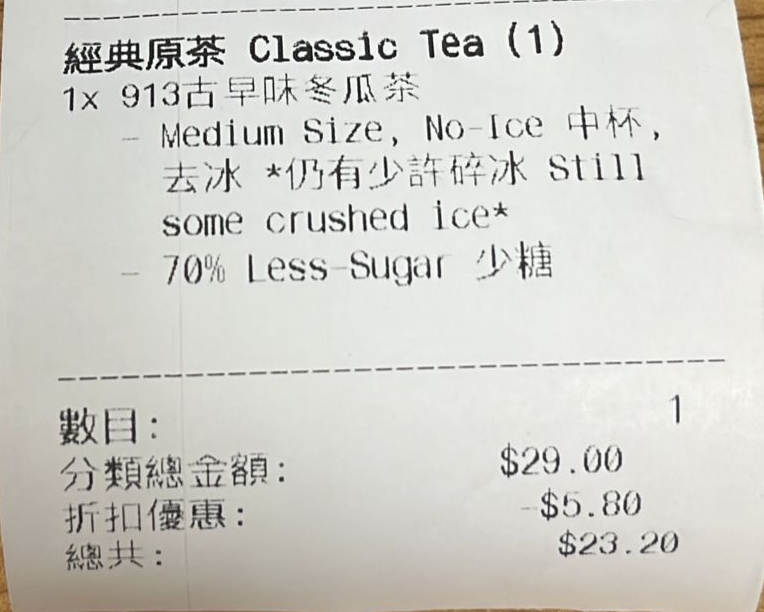
#> input picture testFiles/testPhotos/cropped08.png, 764 x 612 px
$ jupyter execute --allow-errors test2.ipynb   (older library calls are emulated)
#> lines starting #> are read from the running program, lines starting #| are printed output that depends on the picture; after the words box and inside, x2 and y2 are one past the last pixel; in counts of white or black regions, pixels touching at a corner belong together
[cell 1]
import numpy as np
import cv2
import matplotlib.pyplot as plt
import easyocr

from skimage.filters import threshold_local
from PIL import Image

import pytesseract
import re
from pytesseract import Output

file_name = './testPhotos/cropped08.png'
img = Image.open(file_name)
#> img is the input picture: PIL image 764x612 RGBA; mean R, G, B, A 209.3, 208.7, 202.9, 255
img.thumbnail((800,800), Image.ANTIALIAS)
img

[cell 2]
def opencv_resize(image, ratio):
    width = int(image.shape[1] * ratio)
    height = int(image.shape[0] * ratio)
    dim = (width, height)
    print(f"width: {width}, height: {height}, dim: {dim}")
    return cv2.resize(image, dim, interpolation = cv2.INTER_AREA)

[cell 3]
def plot_rgb(image):
    plt.figure(figsize=(16,10))
    return plt.imshow(cv2.cvtColor(image, cv2.COLOR_BGR2RGB))

[cell 4]
def plot_gray(image):
    plt.figure(figsize=(16,10))
    return plt.imshow(image, cmap='Greys_r')

[cell 5]
image = cv2.imread(file_name)
# Downscale image as finding receipt contour is more efficient on a small image
resize_ratio = 500 / image.shape[0]
#> resize_ratio = 0.817
original = image.copy()
image = opencv_resize(image, resize_ratio)
#| width: 624, height: 500, dim: (624, 500)

[cell 6]
# Convert to grayscale for further processing
gray = cv2.cvtColor(image, cv2.COLOR_BGR2GRAY)
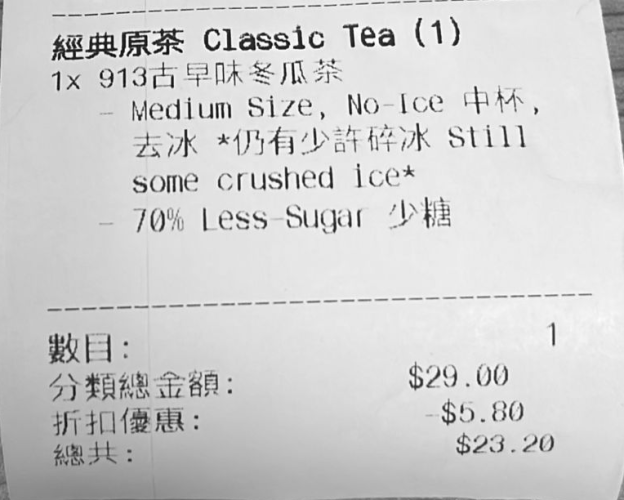
#> gray: shape (500, 624); min 9, max 255, mean 208.2
plot_gray(gray)

[cell 7]
# Get rid of noise with Gaussian Blur filter
blurred = cv2.GaussianBlur(gray, (5, 5), 0)
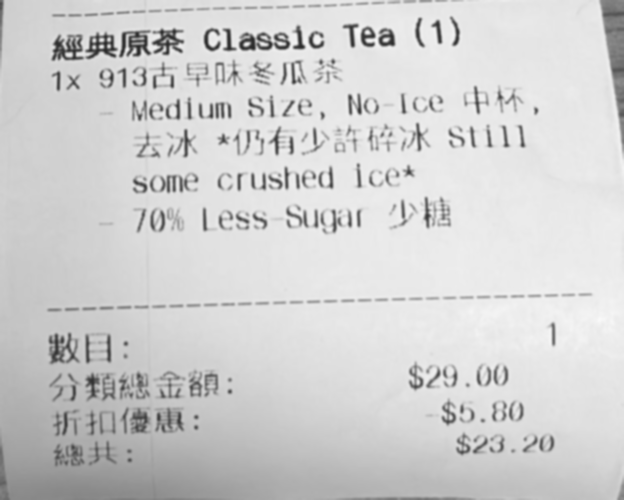
#> blurred: shape (500, 624); min 41, max 249, mean 208.2
plot_gray(blurred)

[cell 8]
# Detect white regions
rectKernel = cv2.getStructuringElement(cv2.MORPH_RECT, (9, 9))
dilated = cv2.dilate(blurred, rectKernel)
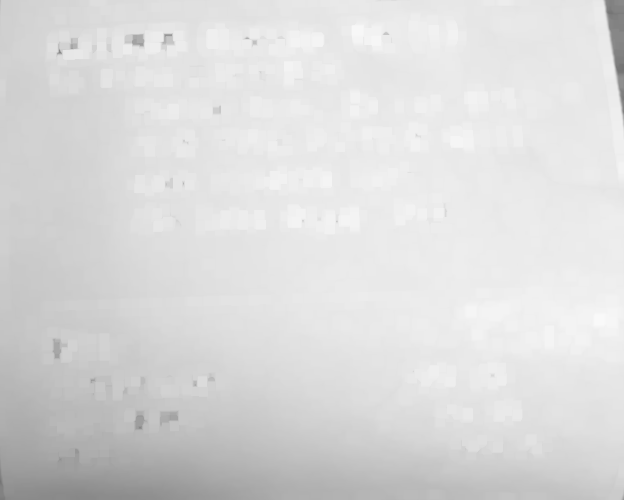
#> dilated: shape (500, 624); min 114, max 249, mean 218.9
plot_gray(dilated)

[cell 9]
edged = cv2.Canny(dilated, 100, 200, apertureSize=3)
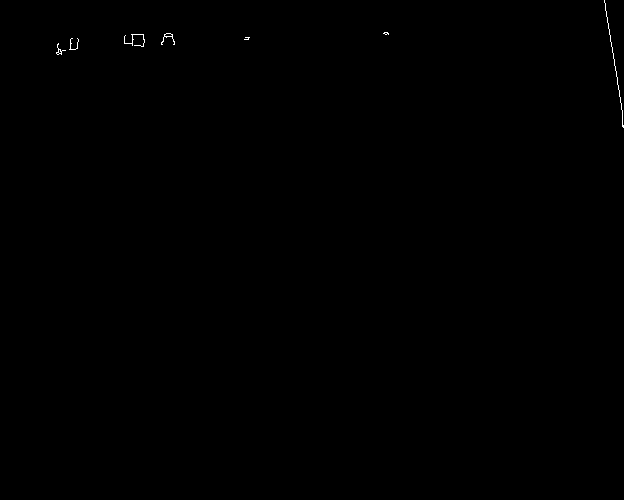
#> edged: shape (500, 624); 0.1% white in thin lines or dots, all inside (x1, y1, x2, y2) = (56, 0, 624, 128)
plot_gray(edged)

# Detect all contours in Canny-edged image
contours, hierarchy = cv2.findContours(edged, cv2.RETR_TREE, cv2.CHAIN_APPROX_SIMPLE)
#> contours = 11 contours, 10 with area under 20; largest, box (x1, y1, x2, y2) and area: (161, 33, 175, 45) 26
image_with_contours = cv2.drawContours(image.copy(), contours, -1, (0,255,0), 3)
plot_rgb(image_with_contours)
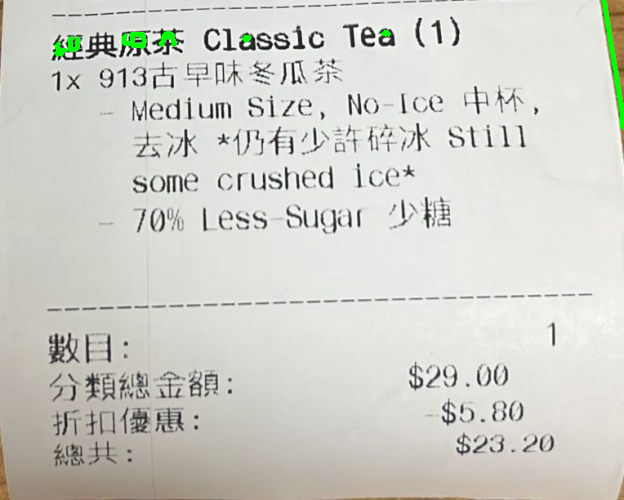
#> shown: shape (500, 624, 3); mean R, G, B 208.8, 209.4, 202.5

[cell 10]
# Get 10 largest contours
largest_contours = sorted(contours, key = cv2.contourArea, reverse = True)[:10]
#> largest_contours = 10 contours, 9 with area under 20; largest, box (x1, y1, x2, y2) and area: (161, 33, 175, 45) 26
image_with_largest_contours = cv2.drawContours(image.copy(), largest_contours, -1, (0,255,0), 3)
plot_rgb(image_with_largest_contours)

[cell 11]
# approximate the contour by a more primitive polygon shape
def approximate_contour(contour):
    peri = cv2.arcLength(contour, True)
    return cv2.approxPolyDP(contour, 0.032 * peri, True)

[cell 12]
# approximate the contour by a more primitive polygon shape
def approximate_contour(contour):
    peri = cv2.arcLength(contour, True)
    return cv2.approxPolyDP(contour, 0.032 * peri, True)

[cell 13]
def get_receipt_contour(contours):
    # loop over the contours
    for c in contours:
        approx = approximate_contour(c)
        # if our approximated contour has four points, we can assume it is receipt's rectangle
        if len(approx) == 4:
            return approx

[cell 14]
get_receipt_contour(largest_contours)
#> the loop in get_receipt_contour, `for c in contours:` made 10 passes
#> approx on pass 10: [[604, 0], [623, 127]]

[cell 15]
receipt_contour = get_receipt_contour(largest_contours)
#> the loop in get_receipt_contour (call 2), `for c in contours:` made 10 passes
image_with_receipt_contour = cv2.drawContours(image.copy(), [receipt_contour], -1, (0, 255, 0), 2)
plot_rgb(image_with_receipt_contour)

receipt_contour = get_receipt_contour(largest_contours)
image_with_receipt_contour = cv2.drawContours(image.copy(), [receipt_contour], -1, (0, 255, 0), 2)
plot_rgb(image_with_receipt_contour)

$ run again, with testFiles/testPhotos/cropped02.png copied over testFiles/testPhotos/cropped08.png
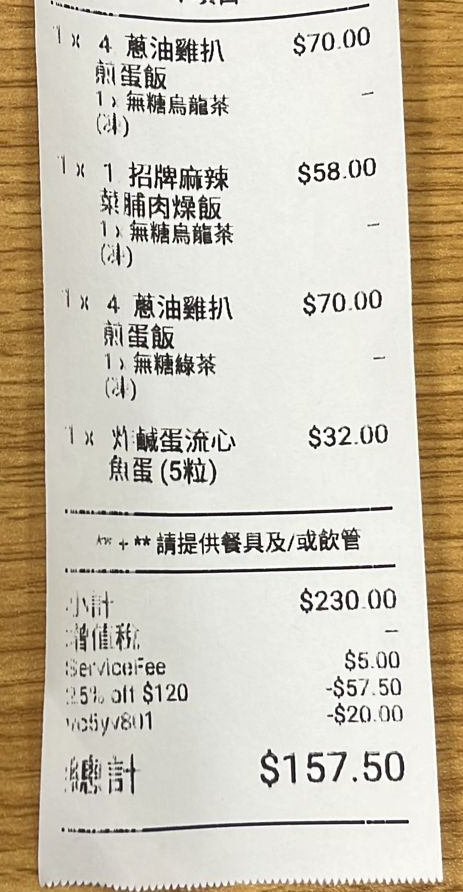
#> input picture testFiles/testPhotos/cropped02.png, 463 x 892 px
#> img is the input picture: PIL image 463x892 RGBA; mean R, G, B, A 204.2, 196, 179.7, 255
#> img: PIL image 415x800 RGBA
#| width: 259, height: 499, dim: (259, 499)
#> `edged = cv2.Canny(dilated, 100, 200, apertureSize=3)`:
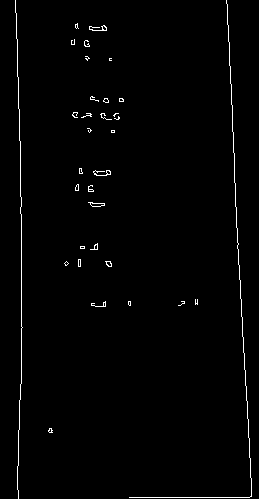
#> edged: shape (499, 259); 1.3% white in thin lines or dots
#> contours = 51 contours, 47 with area under 20; largest, box (x1, y1, x2, y2) and area: (88, 202, 105, 207) 40, (90, 202, 105, 207) 36, (105, 261, 112, 267) 22, (89, 25, 107, 31) 20
#> largest_contours = 10 contours, 6 with area under 20; largest, box (x1, y1, x2, y2) and area: (88, 202, 105, 207) 40, (90, 202, 105, 207) 36, (105, 261, 112, 267) 22, (89, 25, 107, 31) 20
#> the loop in get_receipt_contour, `for c in contours:` made 1 pass
#> approx on pass 1: [[88, 202], [92, 206], [104, 205], [104, 203]]
#> Out = [[88, 202], [92, 206], [104, 205], [104, 203]]
#> s = [290, 298, 309, 307]
#> diff = [114, 114, 101, 99]
#> tl = [157, 360.4]; tr = [185.5, 362.2]; br = [185.5, 365.7]; bl = [157, 360.4]
#> widthA = 29.04
#> widthB = 28.6
#> heightA = 3.57
#> heightB = 0
#> maxWidth = 29
#> maxHeight = 3
#> dst = [[0, 0], [28, 0], [28, 2], [0, 2]]
#> M = [[0.00517, -0.00163, -0.224], [-0.000174, 0.00278, -0.975], [0.000185, -5.83e-05, -0.00799]]
#> (printed output is left out)
#> `[cell 20] result = bw_scanner(scanned) plot_gray(result)  output = Ima..`:
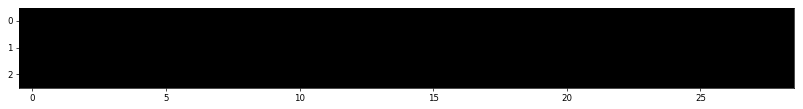
#> figure drawn by matplotlib, 1 panel
